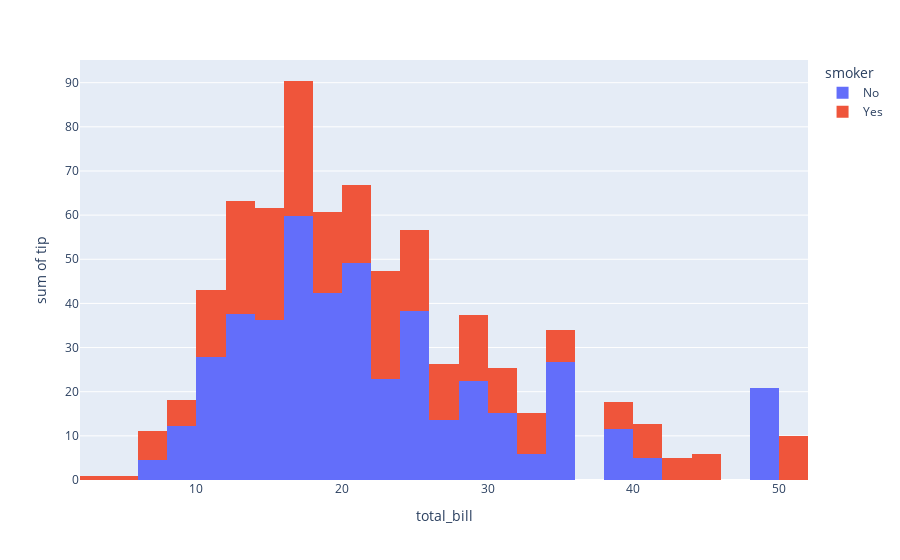

The cell this chart's notebook holds for it:
### Code cell
px.histogram(tips,x="total_bill",y="tip",histfunc="sum",color="smoker")
# Histogram graph is generated

### Figure 1 — Plotly figure (JSON) as saved in the notebook; plotly's stock layout.template omitted (floating-point values rounded to 4 significant figures; data arrays with more than 128 entries replaced by an {"elided": "..."} marker saying what was removed)
{"data": [{"alignmentgroup": "True", "bingroup": "x", "histfunc": "sum", "hovertemplate": "smoker=No<br>total_bill=%{x}<br>sum of tip=%{y}<extra></extra>", "legendgroup": "No", "marker": {"color": "#636efa", "pattern": {"shape": ""}}, "name": "No", "offsetgroup": "No", "orientation": "v", "showlegend": true, "type": "histogram", "x": {"elided": "151 float values"}, "xaxis": "x", "y": {"elided": "151 float values"}, "yaxis": "y"}, {"alignmentgroup": "True", "bingroup": "x", "histfunc": "sum", "hovertemplate": "smoker=Yes<br>total_bill=%{x}<br>sum of tip=%{y}<extra></extra>", "legendgroup": "Yes", "marker": {"color": "#EF553B", "pattern": {"shape": ""}}, "name": "Yes", "offsetgroup": "Yes", "orientation": "v", "showlegend": true, "type": "histogram", "x": [38.01, 11.24, 20.29, 13.81, 11.02, 18.29, 3.07, 15.01, 26.86, 25.28, 17.92, 19.44, 32.68, 28.97, 5.75, 16.32, 40.17, 27.28, 12.03, 21.01, 11.35, 15.38, 44.3, 22.42, 15.36, 20.49, 25.21, 14.31, 16, 17.51, 10.59, 10.63, 50.81, 15.81, 7.25, 31.85, 16.82, 32.9, 17.89, 14.48, 9.6, 34.63, 34.65, 23.33, 45.35, 23.17, 40.55, 20.9, 30.46, 18.15, 23.1, 15.69, 19.81, 28.44, 15.48, 16.58, 10.34, 43.11, 13, 13.51, 18.71, 12.74, 13, 16.4, 20.53, 16.47, 26.59, 38.73, 24.27, 12.76, 30.06, 25.89, 13.27, 28.17, 12.9, 28.15, 11.59, 7.74, 30.14, 12.16, 13.42, 8.58, 13.42, 16.27, 10.09, 22.12, 24.01, 15.69, 15.53, 12.6, 32.83, 27.18, 22.67], "xaxis": "x", "y": [3, 1.76, 3.21, 2, 1.98, 3.76, 1, 2.09, 3.14, 5, 3.08, 3, 5, 3, 1, 4.3, 4.73, 4, 1.5, 3, 2.5, 3, 2.5, 3.48, 1.64, 4.06, 4.29, 4, 2, 3, 1.61, 2, 10, 3.16, 5.15, 3.18, 4, 3.11, 2, 2, 4, 3.55, 3.68, 5.65, 3.5, 6.5, 3, 3.5, 2, 3.5, 4, 1.5, 4.19, 2.56, 2.02, 4, 2, 5, 2, 2, 4, 2.01, 2, 2.5, 4, 3.23, 3.41, 3, 2.03, 2.23, 2, 5.16, 2.5, 6.5, 1.1, 3, 1.5, 1.44, 3.09, 2.2, 3.48, 1.92, 1.58, 2.5, 2, 2.88, 2, 3, 3, 1, 1.17, 2, 2], "yaxis": "y"}], "layout": {"autosize": true, "barmode": "relative", "legend": {"title": {"text": "smoker"}, "tracegroupgap": 0}, "margin": {"t": 60}, "xaxis": {"anchor": "y", "autorange": true, "domain": [0, 1], "range": [2, 52], "title": {"text": "total_bill"}, "type": "linear"}, "yaxis": {"anchor": "x", "autorange": true, "domain": [0, 1], "range": [0, 95.14], "title": {"text": "sum of tip"}, "type": "linear"}}}
